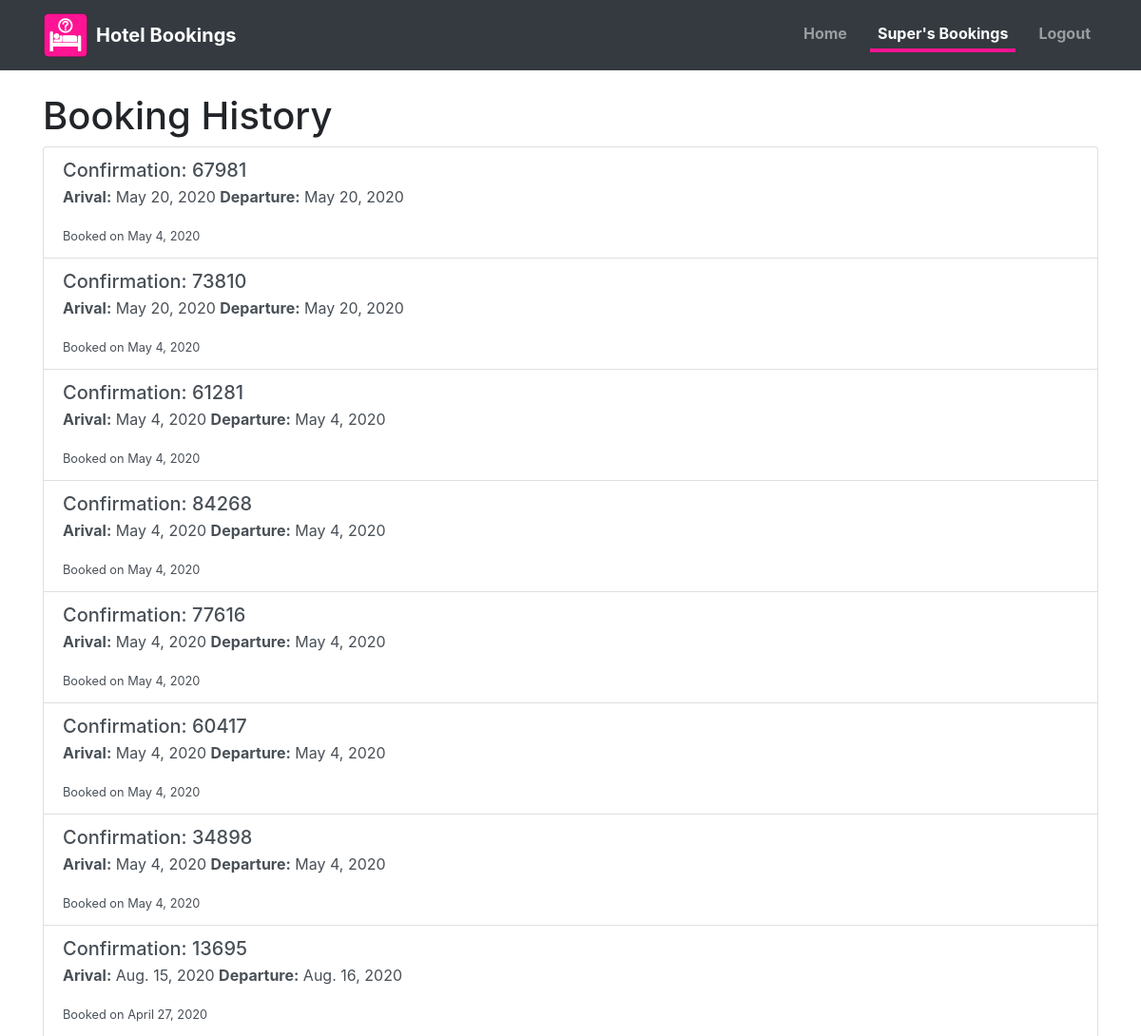
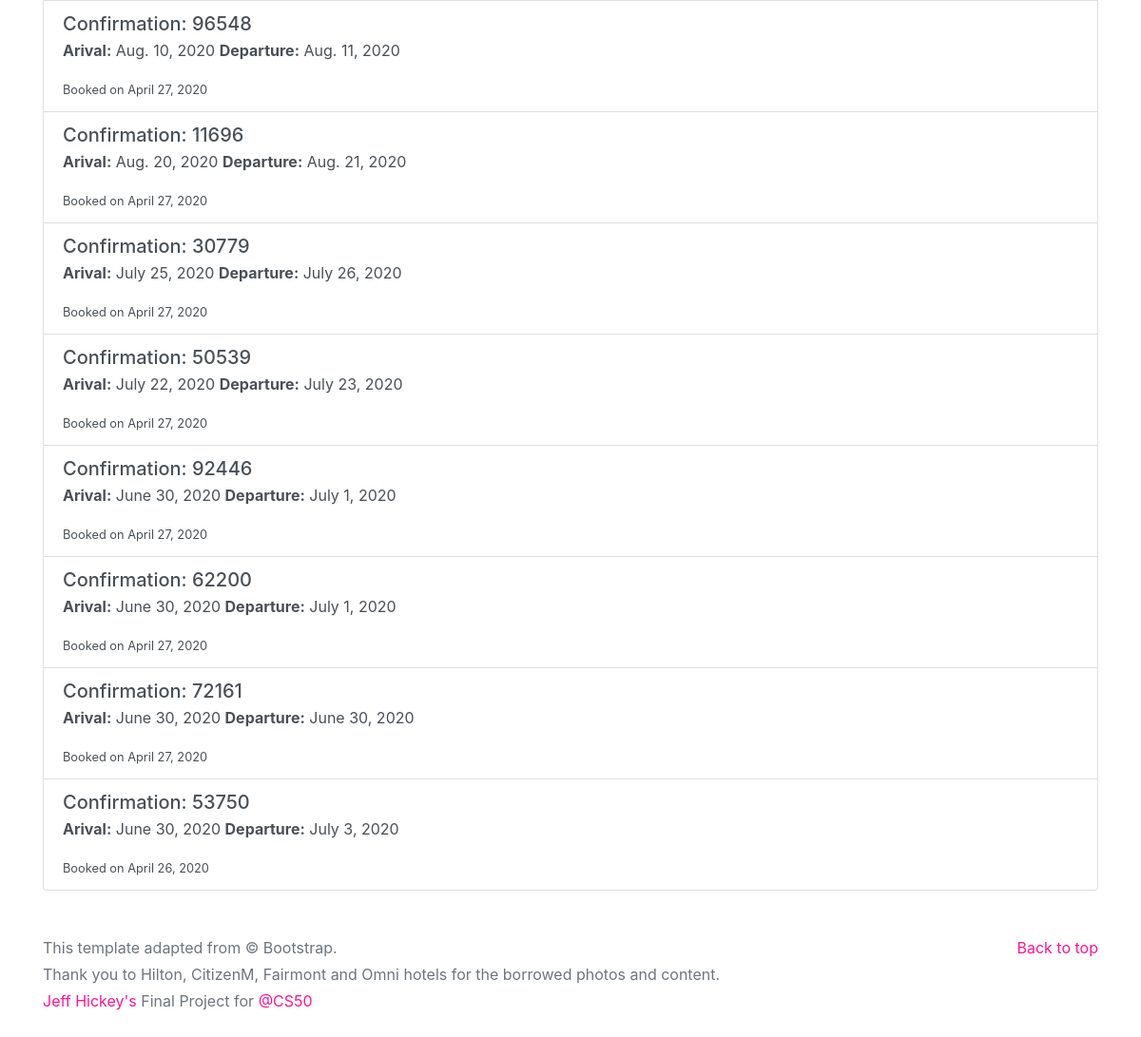
Page /history (signed in) on the earlier database version (2 pictures, top to bottom).
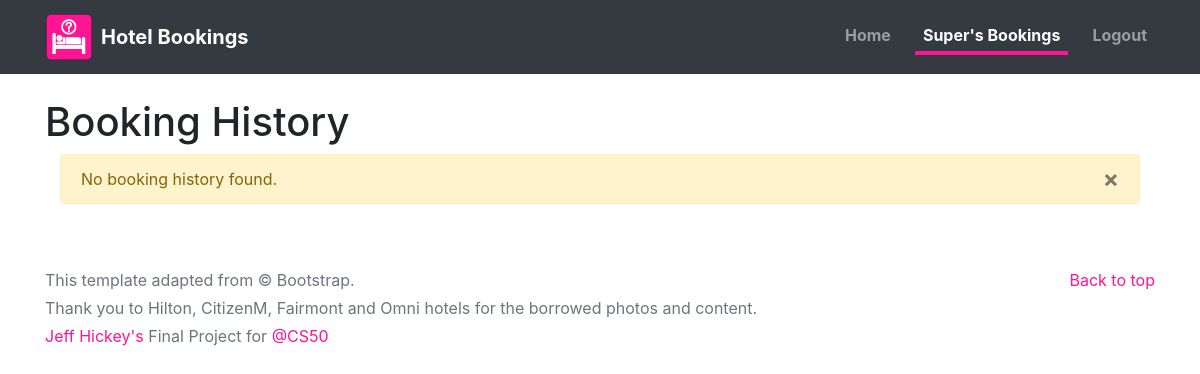
Same page on the later database version.
### hotel/models.py (models this page shows)
class Booking(models.Model):
    create_date = models.DateTimeField(auto_now=True)
    confirmation = models.PositiveIntegerField()
    user = models.ForeignKey(User, on_delete=models.CASCADE,
                             related_name='guest')
    full_name = models.CharField(max_length=64)
    arrival_date = models.DateField()
    departure_date = models.DateField()
    phone_number = models.CharField(max_length=64)
    room = models.ForeignKey(Room, on_delete=models.CASCADE,
                             related_name='room_booked')
    hotel = models.ForeignKey('Hotel', on_delete=models.CASCADE,
                              related_name='hotel_booked')
    price_booked = models.DecimalField(max_digits=6, decimal_places=0,
                                       default=0)

### hotel/views.py (the view)
# urls.py: path("history", views.history, name="history"),
@login_required
def history(request):
    try:
        user = User.objects.get(pk=request.user.id)
        history = Booking.objects.filter(user=user).all().order_by(
            "-create_date")
        if not history:
            messages.add_message(request, messages.WARNING,
                                 "No booking history found.")
    except User.DoesNotExist:
        print('User does not exist.')
        messages.add_message(request, messages.WARNING,
                             "No User found, please login.")
    return render(request, "hotel/history.html",
                  {"history": history, "history_page": "active"})

### hotel/templates/hotel/history.html (shortened to what this page needs)
{% extends "hotel/layout.html" %}
{% load static %}
{% block body %}
    <div class="container mt-4">
        <h1>Booking History</h1>
        {% include 'hotel/messages.html' %}
        <div class="list-group mt-2">
            {% for booking in history %}
                {% ifchanged booking.confirmation %}
                <a href="{% url 'booking' booking.confirmation %}"
                   class="list-group-item list-group-item-action flex-column align-items-start">
                    <div class="d-flex w-100 justify-content-between">
                        <h5 class="mb-1">Confirmation: {{ booking.confirmation }}</h5>
                    </div>
                    <p class="text-left"><b>Arival:</b> {{ booking.arrival_date|date }}
                        <b>Departure:</b> {{ booking.departure_date|date }}
                    </p>
                    <small class="text-left">Booked on {{ booking.create_date|date }}</small>
                </a>
                {% endifchanged %}
            {% endfor %}
        </div>
    </div>
{% endblock %}

Differences in the rows shown:
removed Booking: confirmation "67981", arrival_date "May 20, 2020", departure_date "May 20, 2020", create_date "May 4, 2020"
removed Booking: confirmation "73810", arrival_date "May 20, 2020", departure_date "May 20, 2020", create_date "May 4, 2020"
removed Booking: confirmation "61281", arrival_date "May 4, 2020", departure_date "May 4, 2020", create_date "May 4, 2020"
removed Booking: confirmation "84268", arrival_date "May 4, 2020", departure_date "May 4, 2020", create_date "May 4, 2020"
removed Booking: confirmation "77616", arrival_date "May 4, 2020", departure_date "May 4, 2020", create_date "May 4, 2020"
removed Booking: confirmation "60417", arrival_date "May 4, 2020", departure_date "May 4, 2020", create_date "May 4, 2020"
removed Booking: confirmation "34898", arrival_date "May 4, 2020", departure_date "May 4, 2020", create_date "May 4, 2020"
removed Booking: confirmation "13695", arrival_date "Aug. 15, 2020", departure_date "Aug. 16, 2020", create_date "April 27, 2020"
removed Booking: confirmation "96548", arrival_date "Aug. 10, 2020", departure_date "Aug. 11, 2020", create_date "April 27, 2020"
removed Booking: confirmation "11696", arrival_date "Aug. 20, 2020", departure_date "Aug. 21, 2020", create_date "April 27, 2020"
removed Booking: confirmation "30779", arrival_date "July 25, 2020", departure_date "July 26, 2020", create_date "April 27, 2020"
removed Booking: confirmation "50539", arrival_date "July 22, 2020", departure_date "July 23, 2020", create_date "April 27, 2020"
removed Booking: confirmation "92446", arrival_date "June 30, 2020", departure_date "July 1, 2020", create_date "April 27, 2020"
removed Booking: confirmation "62200", arrival_date "June 30, 2020", departure_date "July 1, 2020", create_date "April 27, 2020"
removed Booking: confirmation "72161", arrival_date "June 30, 2020", departure_date "June 30, 2020", create_date "April 27, 2020"
removed Booking: confirmation "53750", arrival_date "June 30, 2020", departure_date "July 3, 2020", create_date "April 26, 2020"
Other differences:
new list line: "× No booking history found."
